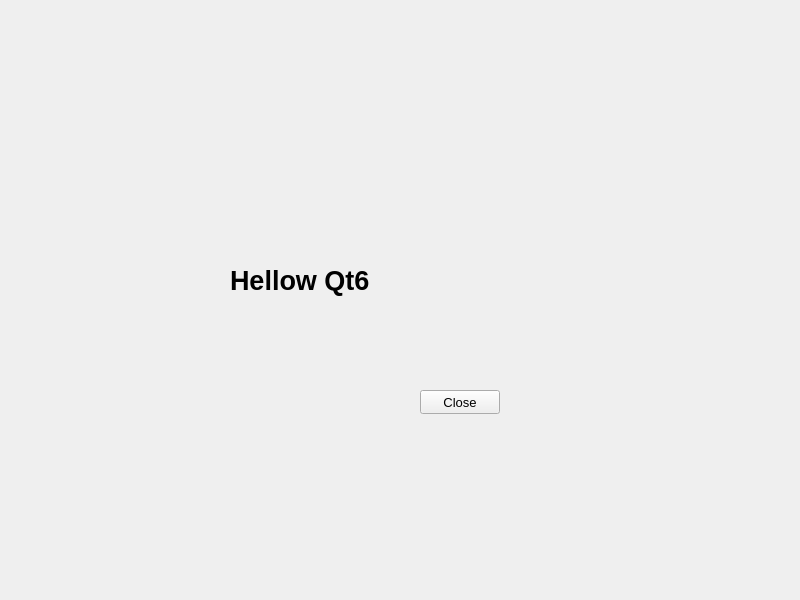
<?xml version="1.0" encoding="UTF-8"?>
<ui version="4.0">
 <class>Widget</class>
 <widget class="QWidget" name="Widget">
  <property name="geometry">
   <rect>
    <x>0</x>
    <y>0</y>
    <width>800</width>
    <height>600</height>
   </rect>
  </property>
  <property name="font">
   <font>
    <pointsize>10</pointsize>
   </font>
  </property>
  <property name="windowTitle">
   <string>First Demo</string>
  </property>
  <widget class="QLabel" name="label">
   <property name="geometry">
    <rect>
     <x>230</x>
     <y>260</y>
     <width>171</width>
     <height>41</height>
    </rect>
   </property>
   <property name="font">
    <font>
     <pointsize>20</pointsize>
     <bold>true</bold>
    </font>
   </property>
   <property name="text">
    <string>Hellow Qt6</string>
   </property>
  </widget>
  <widget class="QPushButton" name="pushButton">
   <property name="geometry">
    <rect>
     <x>420</x>
     <y>390</y>
     <width>80</width>
     <height>24</height>
    </rect>
   </property>
   <property name="text">
    <string>Close</string>
   </property>
  </widget>
 </widget>
 <resources/>
 <connections>
  <connection>
   <sender>pushButton</sender>
   <signal>clicked()</signal>
   <receiver>Widget</receiver>
   <slot>close()</slot>
   <hints>
    <hint type="sourcelabel">
     <x>459</x>
     <y>401</y>
    </hint>
    <hint type="destinationlabel">
     <x>399</x>
     <y>299</y>
    </hint>
   </hints>
  </connection>
 </connections>
</ui>
